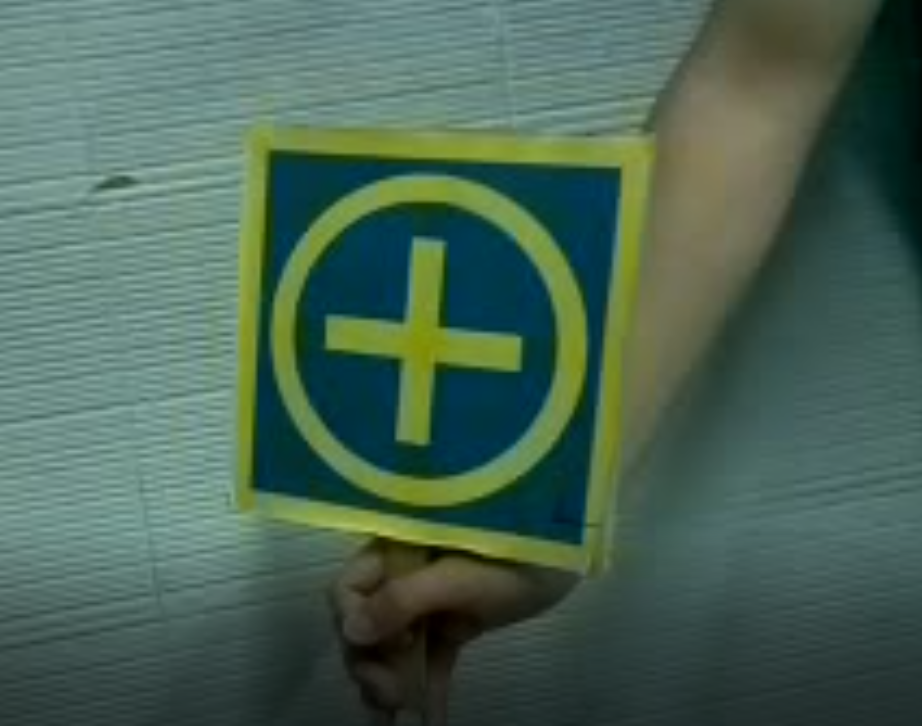
#> input picture image/landing_pad_1.png, 922 x 726 px
$ jupyter execute cross_detection.ipynb
#> lines starting #> are read from the running program, lines starting #| are printed output that depends on the picture; after the words box and inside, x2 and y2 are one past the last pixel; in counts of white or black regions, pixels touching at a corner belong together
#> further down, image is the input picture: shape (726, 922, 3); mean B, G, R 85.4, 100.4, 73.9
[cell 1]
import cv2

[cell 2]
def get_contours(image):
    gray = cv2.cvtColor(image, cv2.COLOR_BGR2GRAY)
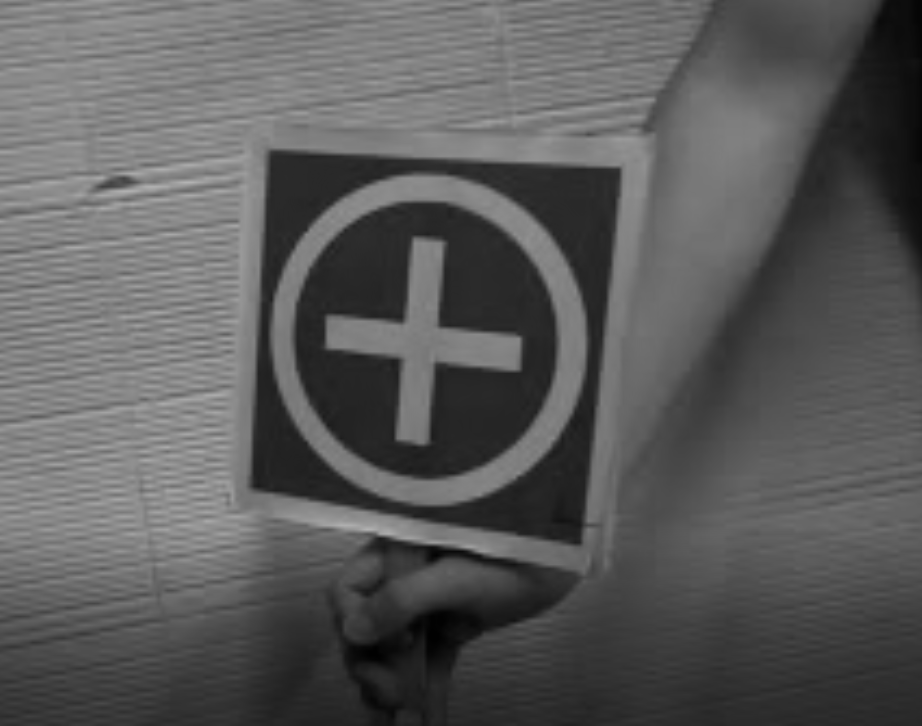
#> gray: shape (726, 922); min 1, max 179, mean 90.8
    blur = cv2.GaussianBlur(gray, (7,7), 20)
    # _, thresh = cv2.threshold(gray, 127, 255, 0)

    edged = cv2.Canny(blur,40,100,L2gradient=True)
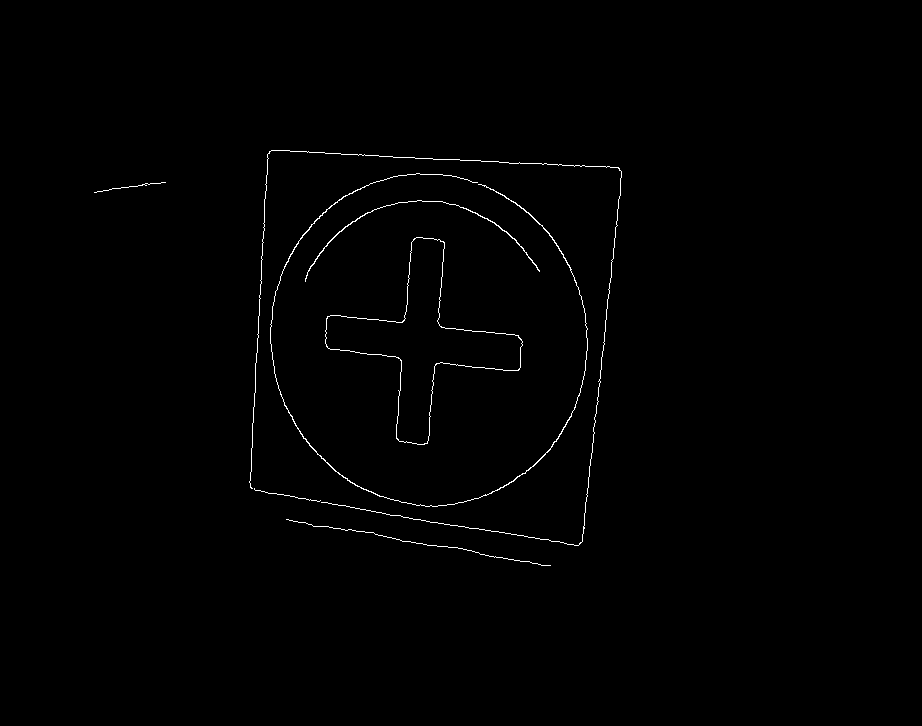
#> edged: shape (726, 922); 0.61% white in thin lines or dots, all inside (x1, y1, x2, y2) = (94, 150, 622, 566)
    dilated = cv2.dilate(edged, (7,7), iterations=4)
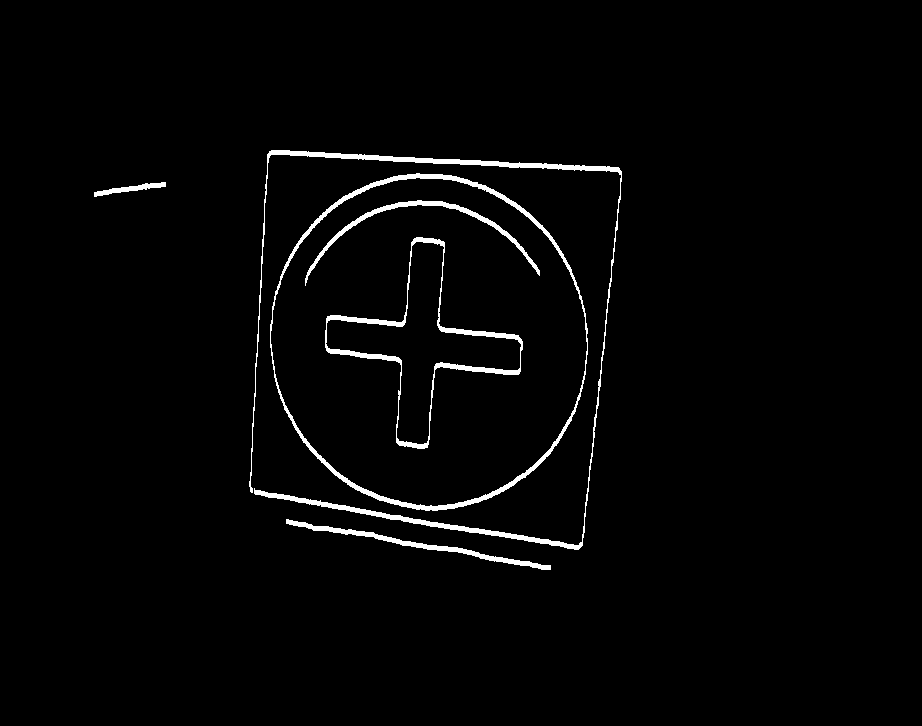
#> dilated: shape (726, 922); 2% white; 6 white regions, box (x1, y1, x2, y2) and area: (249, 150, 622, 550) 4452, (270, 173, 588, 511) 3718, (325, 237, 523, 449) 2505, (286, 519, 551, 570) 1325, (305, 200, 540, 286) 1304, (94, 182, 166, 197) 365

    # cv::Mat structuringElement = cv::getStructuringElement(cv::MORPH_ELLIPSE, cv::Size(40, 40));
    # cv::morphologyEx( inputImage, outputImage, cv::MORPH_CLOSE, structuringElement );

    structuringElement = cv2.getStructuringElement(cv2.MORPH_ELLIPSE, (3,3))
    dilated = cv2.morphologyEx(edged, cv2.MORPH_DILATE, structuringElement)
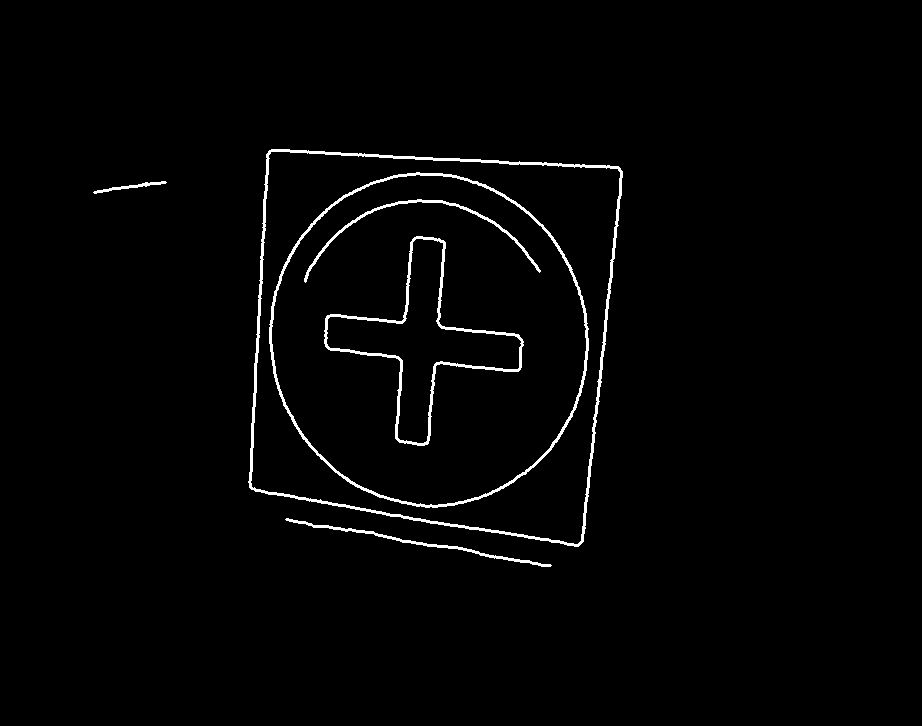
#> dilated: shape (726, 922); 1.7% white; 6 white regions

    contours, _ = cv2.findContours(dilated,cv2.RETR_LIST, cv2.CHAIN_APPROX_SIMPLE)
#> contours = 9 contours; largest, box (x1, y1, x2, y2) and area: (248, 149, 623, 547) 125704, (250, 151, 621, 545) 122906, (269, 172, 589, 508) 83282, (271, 174, 587, 506) 81178, (324, 236, 524, 446) 13171

    cv2.imshow('dilated', dilated)
    cv2.imshow('canny', edged)


    print('NUMERO DE CONTORNOS = ', len(contours))
#| NUMERO DE CONTORNOS =  9

    return contours

[cell 3]
def get_contour_center(cnt):

    M = cv2.moments(cnt)
    cX = int(M['m10'] / M['m00'])
    cY = int(M['m01'] / M['m00'])

    return (cX,cY)

[cell 4]
def get_k_nearest(poly, point, k=4):
    (x,y) = point
    return sorted(poly, key=lambda pt: ((pt[0][0] - x)**2 + (pt[0][1] - y)**2))[:k]

[cell 5]
def cross_detection(image):

    contours = get_contours(image)

    img = image.copy()
    cnt_img = image.copy()
    cv2.drawContours(cnt_img, contours, -1, (0, 255, 0), 3)
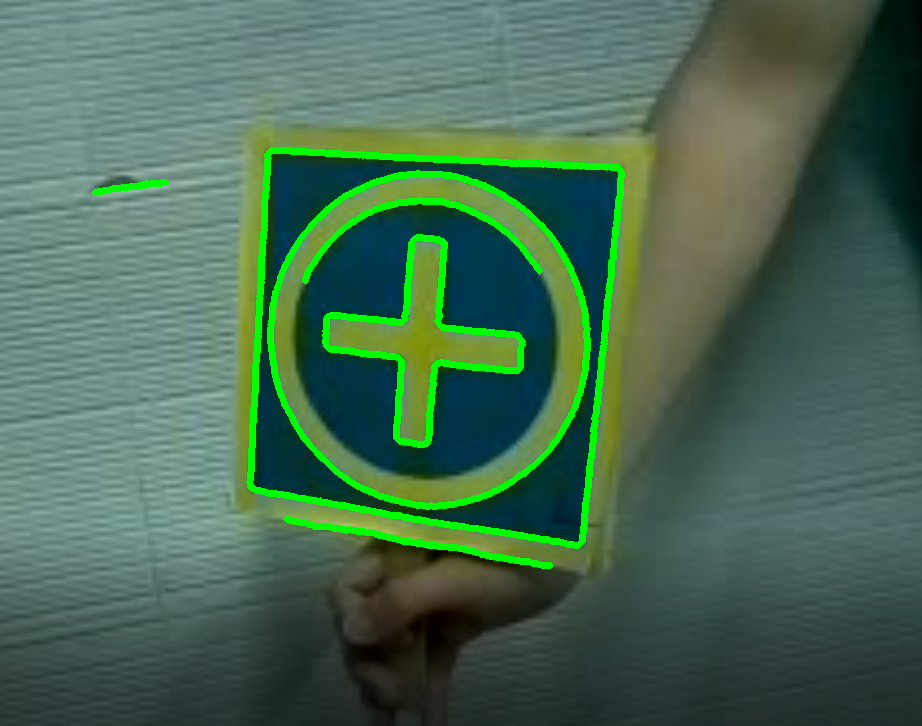
#> cnt_img: shape (726, 922, 3); 3.9% of pixels changed, all inside (x1, y1, x2, y2) = (91, 147, 625, 569)
    cv2.imshow('cnt', cnt_img)

    for i, cnt in enumerate(contours):

        print("CONTOUR ", i)

        # Aproxima a um poligono

        perimeter = cv2.arcLength(cnt, True)
        approx = cv2.approxPolyDP(cnt, 0.01*perimeter, True)


        hull = cv2.convexHull(cnt, returnPoints=False)
        defects = cv2.convexityDefects(cnt, hull)

        if defects is None:
            continue

        print("DEF = ", defects.shape[0], '\t POL = ', len(approx), '\t', cv2.isContourConvex(cnt))


        for i in range(defects.shape[0]):
            s,e,f,d = defects[i,0]
            start = tuple(cnt[s][0])
            end = tuple(cnt[e][0])
            far = tuple(cnt[f][0])
            cv2.line(img,start,end,[0,255,0],2)
            cv2.circle(img,far,5,[0,0,255],-1)


        if (8 <= len(approx) <= 14) and (cv2.isContourConvex(cnt) == False):
            print('CRUZ DETECTADA')

            center = get_contour_center(cnt)
            cv2.circle(img, (center[0], center[1]), 7, (255, 255, 255), -1)

            four_nearest = get_k_nearest(approx, center)
            print(len(four_nearest))

            for pt in four_nearest:
                cv2.circle(img, (pt[0][0], pt[0][1]), 5, (120, 255, 120), -1)

        print('\n')
#> this loop made 9 passes
#> (perimeter, cX in get_contour_center, cY in get_contour_center, x in get_k_nearest, y in get_k_nearest, four_nearest) on passes 2 to 4: (803.7, 422, 341, 422, 341, [[[441, 328]], [[434, 364]], [[405, 320]], [[402, 360]]]), (820, 422, 341, 422, 341, [[[442, 326]], [[435, 366]], [[404, 318]], [[400, 361]]]), (626.5, 419, 227, 419, 227, [[[417, 201]], [[417, 199]], [[455, 203]], [[353, 222]]])
#> (perimeter, approx, hull) on passes 1, 5: (575.1, [[285, 519], [551, 565]], [189, 161, 133, 97, 96, 95, 94, 76, 14, 4, 2, 1, 0]), (157.6, [[166, 182], [145, 182], [93, 192]], [53, 52, 51, 49, 45, 27, 26, 25, 24, 22, 16, 6, 0])
#> (printed output is left out)
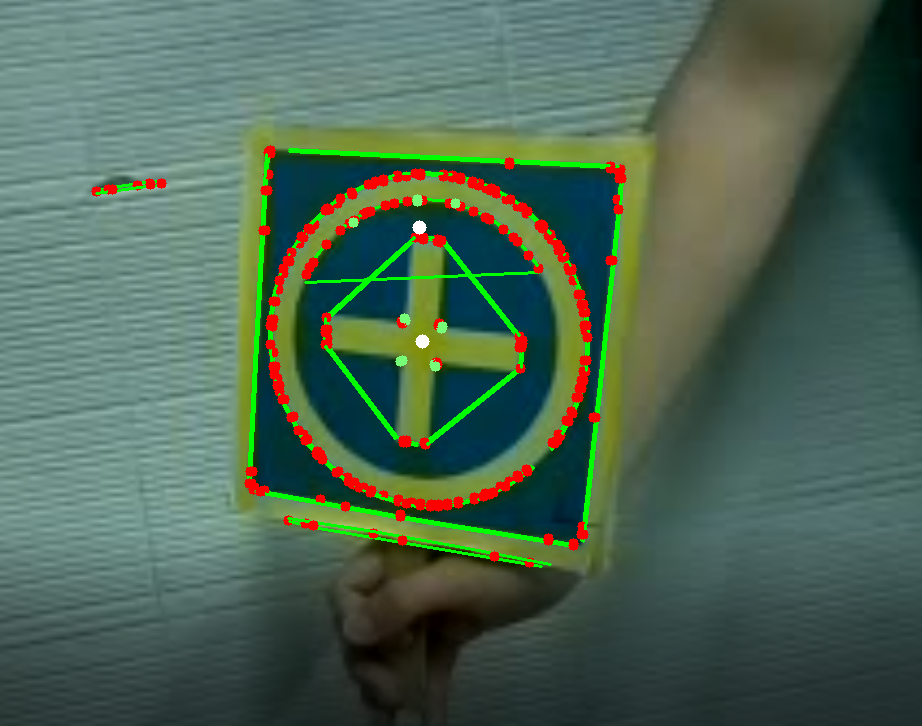
#> img: shape (726, 922, 3); 4.02% of pixels changed, all inside (x1, y1, x2, y2) = (91, 145, 627, 568)

        # checar convex
        # checar numero de vertices
    return img

[cell 6]
image = cv2.imread('image/landing_pad_1.png')
cv2.imshow('initial_image', image)
img = cross_detection(image)
cv2.imshow('final_image', img)
cv2.waitKey(0)
#> Out = 27
